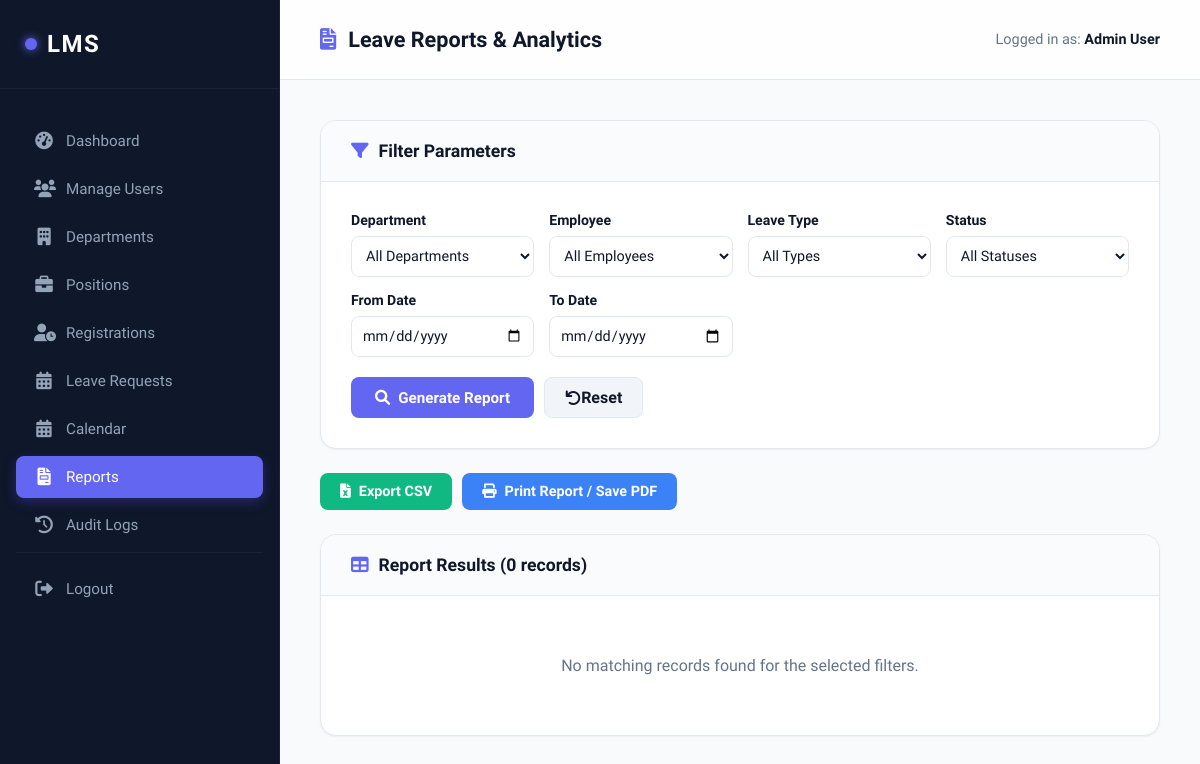
Before: /reports.php (signed in) with the older database file.
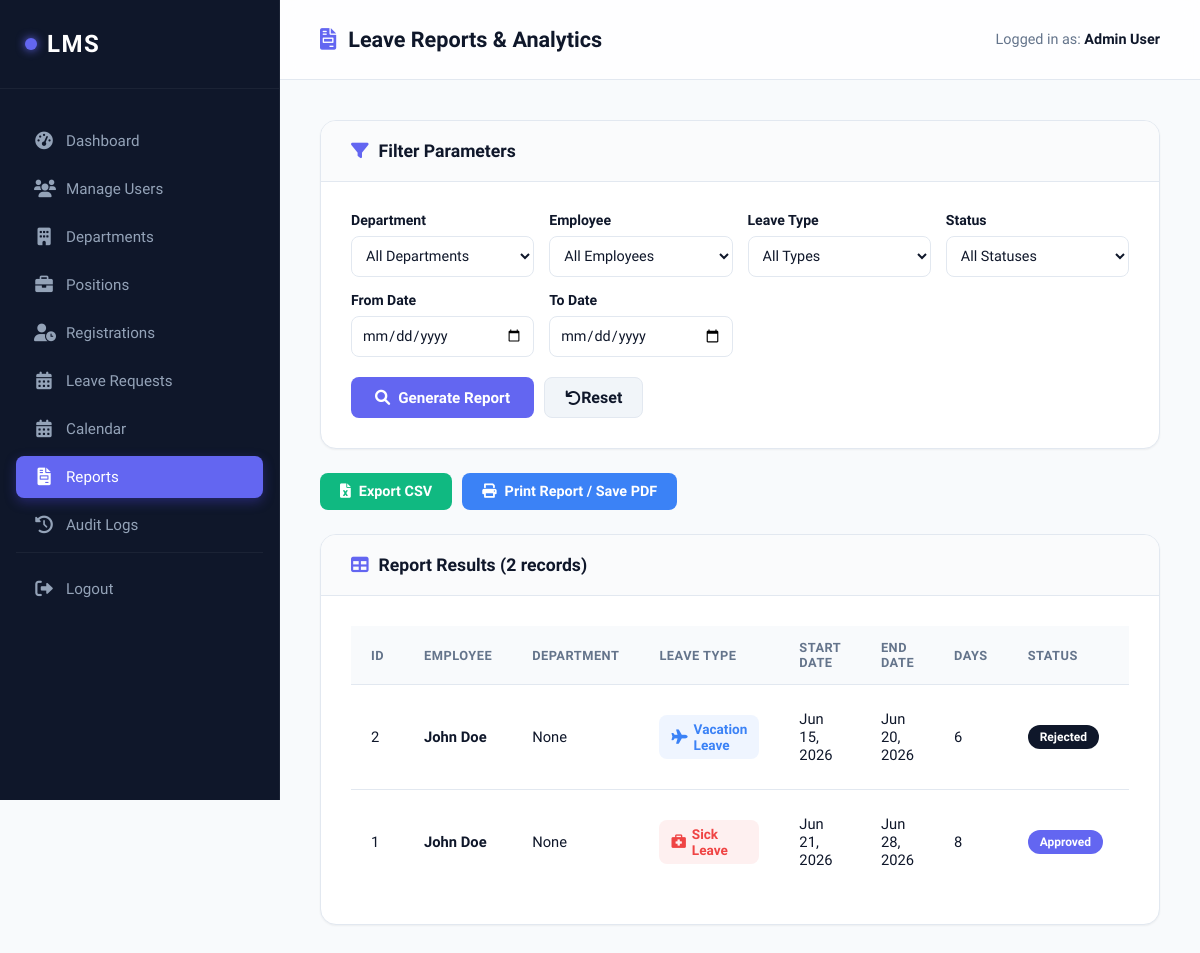
After: the same page with the newer database file.
### tables this page shows
CREATE TABLE `leave_requests` (
  `id` int(11) NOT NULL,
  `user_id` int(11) NOT NULL,
  `leave_type` varchar(100) NOT NULL,
  `start_date` date NOT NULL,
  `end_date` date NOT NULL,
  `reason` text DEFAULT NULL,
  `status` enum('Pending','Pending Manager Approval','Pending Admin Approval','Approved','Rejected') DEFAULT 'Pending',
  `created_at` timestamp NOT NULL DEFAULT current_timestamp(),
  `admin_comment` text DEFAULT NULL,
  `attachment` varchar(255) DEFAULT NULL,
  `updated_at` datetime DEFAULT NULL ON UPDATE current_timestamp()
);

CREATE TABLE `users` (
  `id` int(11) NOT NULL,
  `name` varchar(100) NOT NULL,
  `email` varchar(100) NOT NULL,
  `password` varchar(255) NOT NULL,
  `role` enum('Employee','Manager','Admin') DEFAULT 'Employee',
  `status` enum('Pending','Active','Rejected') NOT NULL DEFAULT 'Pending',
  `department` varchar(100) DEFAULT NULL,
  `department_id` int(11) DEFAULT NULL,
  `position` varchar(100) DEFAULT NULL,
  `position_id` int(11) DEFAULT NULL,
  `first_name` varchar(100) DEFAULT NULL,
  `middle_name` varchar(100) DEFAULT NULL,
  `last_name` varchar(100) DEFAULT NULL,
  `gender` enum('Male','Female') NOT NULL DEFAULT 'Male'
);

### includes/auth_check.php (called while the page is built, shortened)
<?php
function e($value) {
    return htmlspecialchars($value ?? '', ENT_QUOTES, 'UTF-8');
}
?>

### reports.php (the view, shortened to what the changed rows need)
<?php
require_once 'includes/config.php';
require_once 'includes/auth_check.php';
$leave_icons = [
    'Vacation Leave' => ['icon' => 'fa-plane', 'color' => '#3b82f6', 'bg' => 'rgba(59, 130, 246, 0.08)'],
    'Sick Leave' => ['icon' => 'fa-briefcase-medical', 'color' => '#ef4444', 'bg' => 'rgba(239, 68, 68, 0.08)'],
    'Emergency Leave' => ['icon' => 'fa-exclamation-triangle', 'color' => '#f59e0b', 'bg' => 'rgba(245, 158, 11, 0.08)'],
    'Maternity Leave' => ['icon' => 'fa-baby', 'color' => '#ec4899', 'bg' => 'rgba(236, 72, 153, 0.08)'],
    'Paternity Leave' => ['icon' => 'fa-baby-carriage', 'color' => '#06b6d4', 'bg' => 'rgba(6, 182, 212, 0.08)'],
    'Bereavement Leave' => ['icon' => 'fa-heart', 'color' => '#ef4444', 'bg' => 'rgba(239, 68, 68, 0.08)'],
    'Study Leave' => ['icon' => 'fa-graduation-cap', 'color' => '#8b5cf6', 'bg' => 'rgba(139, 92, 246, 0.08)'],
    'Compensatory Leave' => ['icon' => 'fa-clock', 'color' => '#10b981', 'bg' => 'rgba(16, 185, 129, 0.08)'],
    'Unpaid Leave' => ['icon' => 'fa-user-clock', 'color' => '#64748b', 'bg' => 'rgba(100, 116, 139, 0.08)'],
    'Special Leave' => ['icon' => 'fa-star', 'color' => '#eab308', 'bg' => 'rgba(234, 179, 8, 0.08)']
];
$where = ["1=1"];
$params = [];
$where_clause = implode(" AND ", $where);
$query_string = "
    SELECT lr.*, u.name AS employee_name, d.name AS dept_name
    FROM leave_requests lr
    JOIN users u ON lr.user_id = u.id
    LEFT JOIN departments d ON u.department_id = d.id
    WHERE $where_clause
    ORDER BY lr.created_at DESC
";
$stmt = $pdo->prepare($query_string);
$stmt->execute($params);
$records = $stmt->fetchAll();
?>
<!DOCTYPE html>
<html lang="en">
<head>
    <link rel="stylesheet" href="assets/style.css">
    <link rel="stylesheet" href="https://cdnjs.cloudflare.com/ajax/libs/font-awesome/6.0.0/css/all.min.css">
</head>
<body>
    <div class="main-content">
        <div class="top-nav">
            <h2><i class="fas fa-file-invoice"></i> Leave Reports & Analytics</h2>
        </div>
        <div class="content-wrapper">
            <div class="card">
                <div class="card-header">
                    <h3><i class="fas fa-table"></i> Report Results (<?php echo count($records); ?> records)</h3>
                </div>
                <div class="card-body">
                    <?php if (empty($records)): ?>
                        <p style="text-align: center; color: var(--text-muted); padding: 30px 0;">No matching records found for the selected filters.</p>
                    <?php else: ?>
                        <div class="table-responsive">
                            <table>
                                <thead>
                                    <tr>
                                        <th>ID</th>
                                        <th>Employee</th>
                                        <th>Department</th>
                                        <th>Leave Type</th>
                                        <th>Start Date</th>
                                        <th>End Date</th>
                                        <th>Days</th>
                                        <th>Status</th>
                                        <th>Applied At</th>
                                    </tr>
                                </thead>
                                <tbody>
                                    <?php foreach ($records as $r): ?>
                                        <tr>
                                            <td><?php echo $r['id']; ?></td>
                                            <td><strong><?php echo e($r['employee_name']); ?></strong></td>
                                            <td><?php echo e($r['dept_name'] ?: 'None'); ?></td>
                                            <td>
                                                <?php
                                                $meta = $leave_icons[$r['leave_type']] ?? ['icon' => 'fa-calendar', 'color' => '#64748b', 'bg' => 'rgba(100, 116, 139, 0.08)'];
                                                ?>
                                                <span class="leave-type-badge" style="background: <?php echo $meta['bg']; ?>; color: <?php echo $meta['color']; ?>;">
                                                    <i class="fas <?php echo $meta['icon']; ?>"></i>
                                                    <?php echo e($r['leave_type']); ?>
                                                </span>
                                            </td>
                                            <td><?php echo date('M d, Y', strtotime($r['start_date'])); ?></td>
                                            <td><?php echo date('M d, Y', strtotime($r['end_date'])); ?></td>
                                            <td>
                                                <?php
                                                $start = new DateTime($r['start_date']);
                                                $end = new DateTime($r['end_date']);
                                                echo $start->diff($end)->days + 1;
                                                ?>
                                            </td>
                                            <td>
                                                <?php
                                                $color = 'var(--text-muted)';
                                                if ($r['status'] === 'Approved') $color = 'var(--success)';
                                                if ($r['status'] === 'Rejected') $color = 'var(--danger)';
                                                ?>
                                                <span class="badge" style="background: <?php echo $color; ?>;"><?php echo e($r['status']); ?></span>
                                            </td>
                                            <td><?php echo date('M d, Y h:i A', strtotime($r['created_at'])); ?></td>
                                        </tr>
                                    <?php endforeach; ?>
                                </tbody>
                            </table>
                        </div>
                    <?php endif; ?>
                </div>
            </div>
        </div>
    </div>
</body>
</html>

Changed rows visible on the page:
added leave_requests: id "2", user.name "John Doe", dept_name "None", leave_type "Vacation Leave", start_date "Jun 15, 2026", end_date "Jun 20, 2026", $start->diff($end)->days + 1 "6", status "Rejected"
added leave_requests: id "1", user.name "John Doe", dept_name "None", leave_type "Sick Leave", start_date "Jun 21, 2026", end_date "Jun 28, 2026", $start->diff($end)->days + 1 "8", status "Approved"
Other visible differences:
count($records): "0" → "2"
text no longer shown: "No matching records found for the selected filters."
text now shown: "ID EMPLOYEE DEPARTMENT LEAVE TYPE START DATE END DATE DAYS STATUS"
